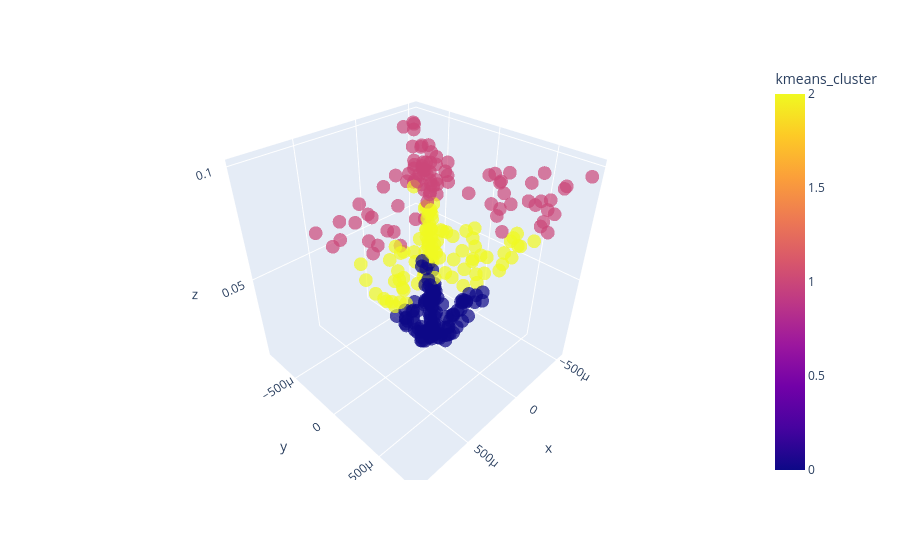

This figure's notebook cell:
### Code cell
# perform regular kmeans clustering
kmeans = KMeans(n_clusters=3)
kmeans_labels = kmeans.fit_predict(data)
# plot the clusters in 3d
df['kmeans_cluster'] = kmeans_labels
fig = px.scatter_3d(df, x='x', y='y', z='z', color='kmeans_cluster', opacity=0.7)
fig.show()

### Figure 1 — Plotly figure (JSON) as saved in the notebook; plotly's stock layout.template omitted (floating-point values rounded to 4 significant figures; data arrays with more than 128 entries replaced by an {"elided": "..."} marker saying what was removed)
{"data": [{"hovertemplate": "x=%{x}<br>y=%{y}<br>z=%{z}<br>kmeans_cluster=%{marker.color}<extra></extra>", "legendgroup": "", "marker": {"color": {"elided": "300 int values"}, "coloraxis": "coloraxis", "opacity": 0.7, "symbol": "circle"}, "mode": "markers", "name": "", "scene": "scene", "showlegend": false, "type": "scatter3d", "x": {"elided": "300 float values"}, "y": {"elided": "300 float values"}, "z": {"elided": "300 float values"}}], "layout": {"coloraxis": {"colorbar": {"title": {"text": "kmeans_cluster"}}, "colorscale": [[0, "#0d0887"], [0.1111, "#46039f"], [0.2222, "#7201a8"], [0.3333, "#9c179e"], [0.4444, "#bd3786"], [0.5556, "#d8576b"], [0.6667, "#ed7953"], [0.7778, "#fb9f3a"], [0.8889, "#fdca26"], [1, "#f0f921"]]}, "legend": {"tracegroupgap": 0}, "margin": {"t": 60}, "scene": {"domain": {"x": [0, 1], "y": [0, 1]}, "xaxis": {"title": {"text": "x"}}, "yaxis": {"title": {"text": "y"}}, "zaxis": {"title": {"text": "z"}}}}}
